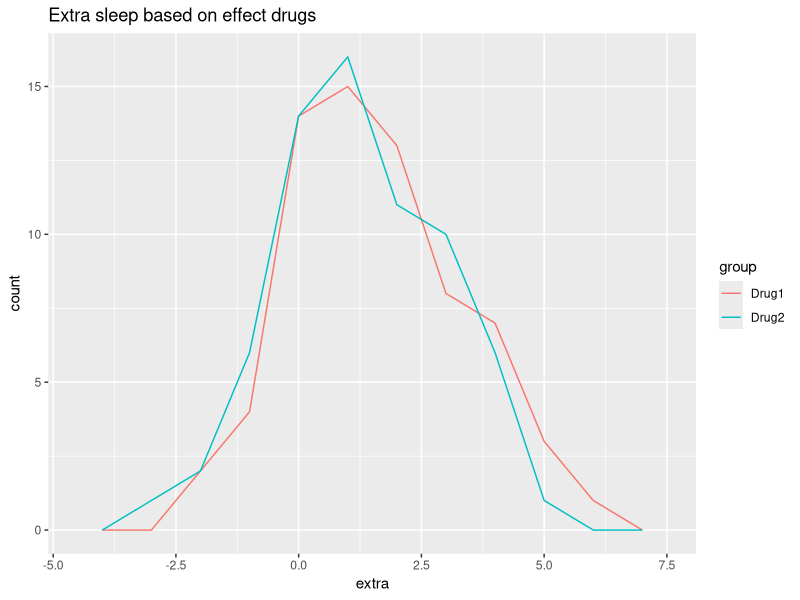
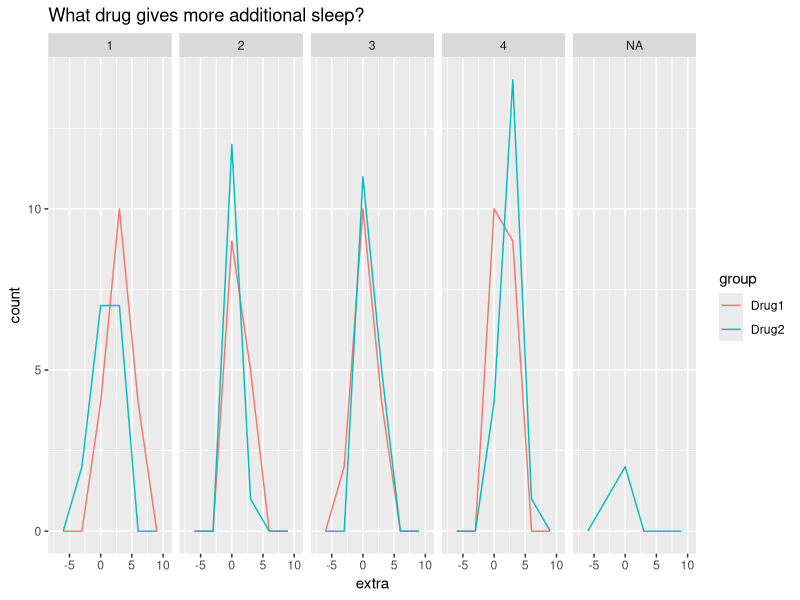
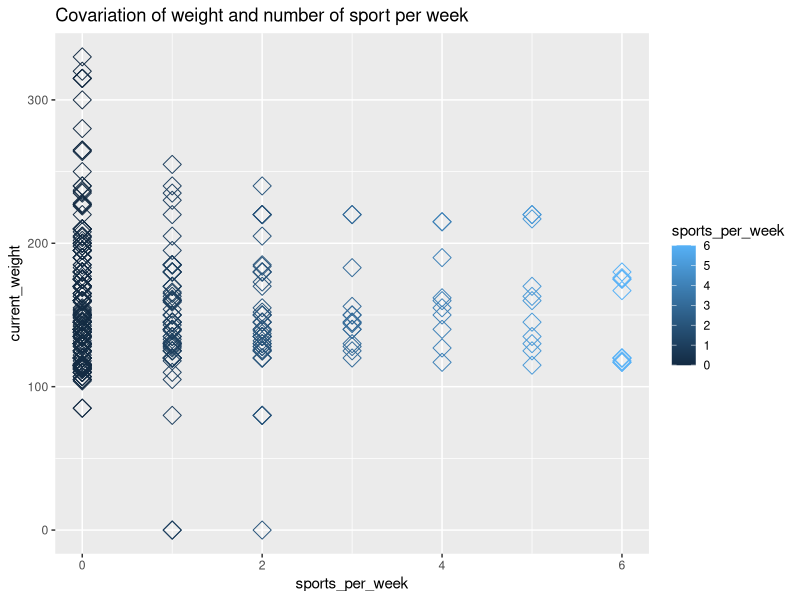

The R script that drew these images, in order:
## ---- chunk 1
knitr::opts_chunk$set(echo = TRUE)
## ---- chunk 2
#Load all libraries in this code chunk.
library(tidyverse)
library(dplyr)
library(readr)
library(ggplot2)

## ---- chunk 3
#Add your R code for answering this question here.
#Read file
sleepers <- readr::read_csv("sleepers.csv")

sleepers#table of data

#Check: count missing values
sum(is.na(sleepers$group)) #0
sum(is.na(sleepers$age)) #3
sum(is.na(sleepers$extra)) #0

#Count missing values
sleepers %>% 
  summarise_all(funs(sum(is.na(.))))

## ---- chunk 4
#Add your R code for answering this question here.

ggplot2::ggplot(data = sleepers, aes(x = extra, fill = group, color = group)) + geom_freqpoly(binwidth = 1) + ggtitle("Extra sleep based on effect drugs") + scale_fill_discrete(name = "Drug", labels = c("Drug 1", "Drug 2"))
                
## ---- chunk 5
#Add your R code for answering this question here.

ggplot2::ggplot(data = sleepers, aes(x = extra, fill = group, color = group)) + geom_freqpoly(binwidth = 3) + ggtitle("What drug gives more additional sleep?") + scale_fill_discrete(name = "Drug", labels = c("Drug 1", "Drug 2")) + facet_grid(~ age)

#Answer: Based on the figures with a binwidth of 3, Drug 2 portrays better results (and therefore addtional sleep) for age groups 2, 3 and 4 than Drug 1. Yet, Drug 1 is more succesful for age group 1. Furthermore, Drug 2 also portrays missing values in figure 'NA'. However, this shows what is lost during the conduct of this research

## ---- chunk 6
#Add your R code for answering this question here.

sleepers %>%
  group_by(group) %>%
  summarise(n = n(), min = min(extra), max = max(extra), mean = mean(extra))

## ---- chunk 7
#Add your R code for answering this question here.

sleepers_difference <- sleepers %>%
  group_by(ID) %>%
  summarize(extra_difference = sum(extra[group == "Drug2"] -- extra[group == "Drug2"])) %>%
  select(ID, extra_difference)

head(sleepers_difference, 10)


## ---- chunk 8
#Add your R code for answering this question here.

#The dataset Health.csv is used in order to research the covariation between the frequency of sport per week and weight of patients. To address the covariation of these two symptoms, a geom_point has been implemented, since it allows the user to use x and y variables in order to portray covariates in the data.

Health <- readr::read_csv("Health.csv")

ggplot2::ggplot(data = Health, aes(x = sports_per_week, y = current_weight, color = sports_per_week)) + geom_point(size = 4, shape = 5) + ggtitle("Covariation of weight and number of sport per week") + scale_fill_discrete(name = "sports_per_week", labels = c("sports_per_week", "current_weight"))

